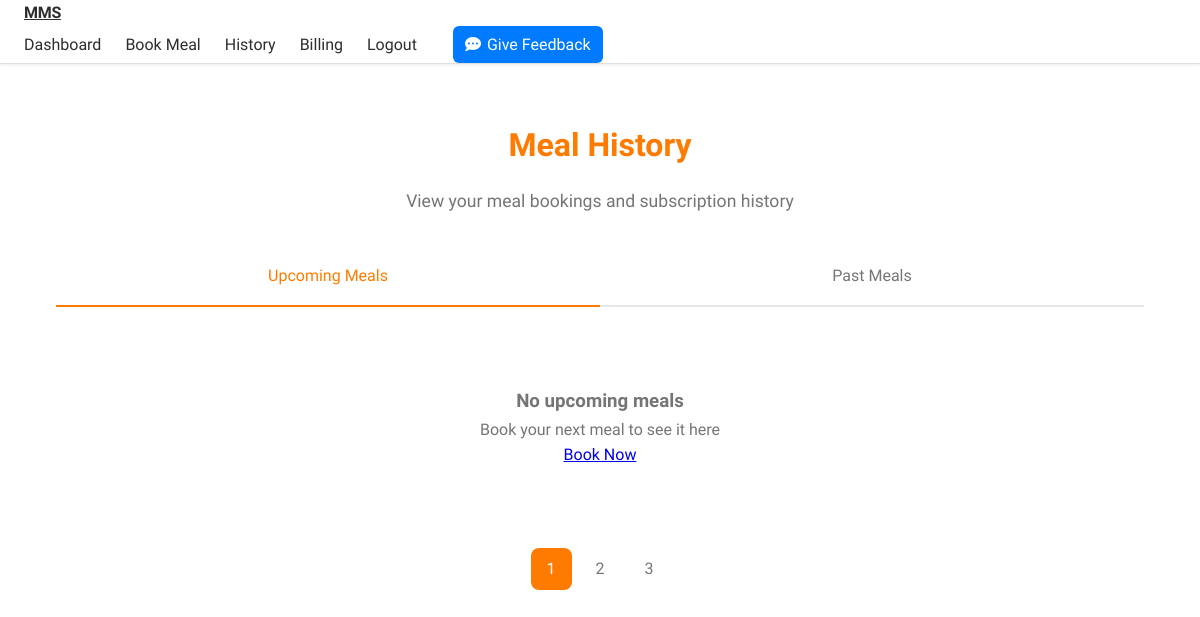
The page /meal-history (signed in) on the database as committed earlier.
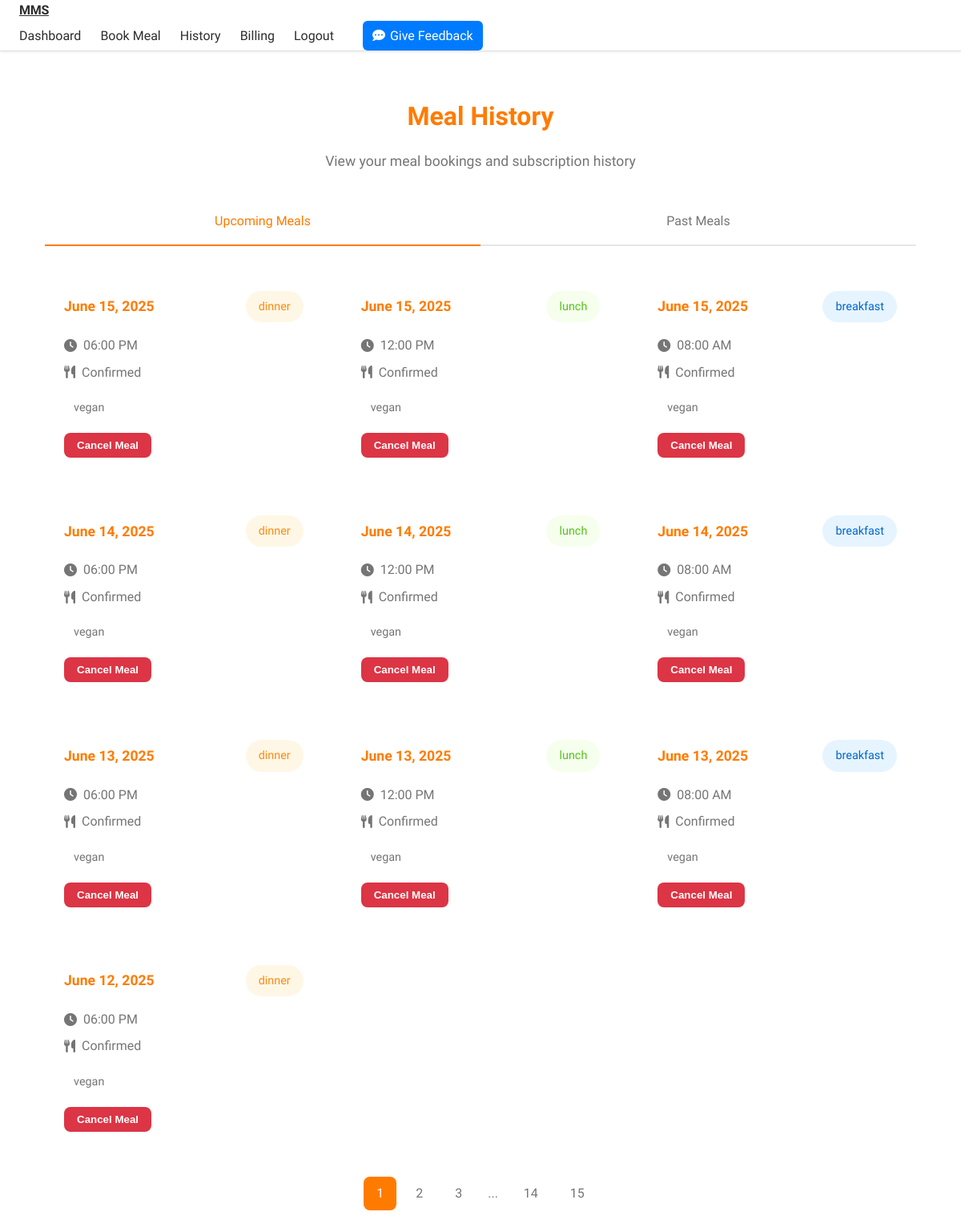
The same page on the database as committed later.
### models.py (models this page shows)
class Meal(db.Model):
    __tablename__ = 'meals'
    id = db.Column(db.Integer, primary_key=True)
    user_id = db.Column(db.Integer, db.ForeignKey('users.id'), nullable=False)
    meal_type = db.Column(db.String(20), nullable=False)  # breakfast, lunch, dinner
    meal_date = db.Column(db.DateTime, nullable=False)
    status = db.Column(db.String(20), default='pending')  # pending, confirmed, cancelled
    payment_status = db.Column(db.String(20), default='unpaid')  # unpaid, paid, refunded
    dietary_preferences = db.Column(db.String(200))
    created_at = db.Column(db.DateTime, default=datetime.utcnow)
    subscription_id = db.Column(db.Integer, db.ForeignKey('subscriptions.id'), nullable=True)

### routes/main.py (the view)
@main_bp.route('/meal-history')
@login_required
def meal_history():
    page = request.args.get('page', 1, type=int)
    status_filter = request.args.get('status', '')
    date_from = request.args.get('date_from', '')
    date_to = request.args.get('date_to', '')
    query = Meal.query.filter_by(user_id=current_user.id)
    if status_filter:
        query = query.filter_by(status=status_filter)
    if date_from:
        query = query.filter(Meal.meal_date >= datetime.strptime(date_from, '%Y-%m-%d'))
    if date_to:
        query = query.filter(Meal.meal_date <= datetime.strptime(date_to, '%Y-%m-%d'))
    meals = query.order_by(Meal.meal_date.desc()).paginate(
        page=page, per_page=10, error_out=False)
    return render_template('main/meal_history.html', meals=meals, now=datetime.utcnow())

### app.py (called while the page is built)
@login_manager.user_loader
def load_user(user_id):
    return User.query.get(int(user_id))

@app.before_request
def before_request():
    if current_user.is_authenticated:
        current_user.last_login = datetime.utcnow()
        db.session.commit()

### templates/main/meal_history.html (shortened to what this page needs)
{% extends "base.html" %}
{% block content %}
<div class="history-container">
    <div class="history-header">
        <h1 class="history-title">Meal History</h1>
        <p class="history-subtitle">View your meal bookings and subscription history</p>
    </div>
    <div class="history-tabs">
        <div class="history-tab active" data-content="upcoming">Upcoming Meals</div>
        <div class="history-tab" data-content="past">Past Meals</div>
    </div>
    <div id="upcoming" class="history-content active">
        <div class="meal-grid">
            {% set upcoming_meals = meals.items|selectattr('meal_date', 'ge', now)|list %}
            {% if not upcoming_meals %}
            <div class="glass-container no-meals">
                <h3>No upcoming meals</h3>
                <p>Book your next meal to see it here</p>
                <a href="{{ url_for('main.meal_booking') }}" class="action-btn">Book Now</a>
            </div>
            {% else %}
            {% for meal in upcoming_meals %}
            <div class="meal-card glass-container">
                <div class="meal-header">
                    <span class="meal-date">{{ meal.meal_date.strftime('%B %d, %Y') }}</span>
                    <span class="meal-type {{ meal.meal_type.lower() }}">{{ meal.meal_type }}</span>
                </div>
                <div class="meal-details">
                    <div class="meal-info">
                        <i class="fas fa-clock"></i>
                        <span>{{ meal.meal_date.strftime('%I:%M %p') }}</span>
                    </div>
                    <div class="meal-info">
                        <i class="fas fa-utensils"></i>
                        <span>{{ meal.status|title }}</span>
                    </div>
                    {% if meal.dietary_preferences %}
                    <div class="meal-preferences">
                        {% for pref in meal.dietary_preferences.split(',') %}
                        <span class="preference-tag">{{ pref.strip() }}</span>
                        {% endfor %}
                    </div>
                    {% endif %}
                    {% if meal.status != 'cancelled' and meal.meal_date > now %}
                    <form action="{{ url_for('main.cancel_meal', meal_id=meal.id) }}" method="POST" class="mt-3">
                        <button type="submit" class="btn btn-danger btn-sm" onclick="return confirm('Are you sure you want to cancel this meal?')">
                            Cancel Meal
                        </button>
                    </form>
                    {% endif %}
                </div>
            </div>
            {% endfor %}
            {% endif %}
        </div>
    </div>
            {% set past_meals = meals.items|selectattr('meal_date', 'lt', now)|list %}
    {% if meals.pages > 1 %}
    <div class="pagination-container">
        {% for page_num in meals.iter_pages(left_edge=2, left_current=2, right_current=2, right_edge=2) %}
        {% if page_num %}
            {% if page_num == meals.page %}
            <span class="page-item active">{{ page_num }}</span>
            {% else %}
            <a href="{{ url_for('main.meal_history', page=page_num) }}" class="page-item">{{ page_num }}</a>
            {% endif %}
        {% else %}
            <span class="page-item dots">...</span>
        {% endif %}
        {% endfor %}
    </div>
    {% endif %}
</div>
{% endblock %}

Rows that differ between the two databases and show on the page:
added Meal: meal_date "June 15, 2025", meal_type "dinner", meal_date "06:00 PM", status "Confirmed", strip "vegan"
added Meal: meal_date "June 15, 2025", meal_type "lunch", meal_date "12:00 PM", status "Confirmed", strip "vegan"
added Meal: meal_date "June 15, 2025", meal_type "breakfast", meal_date "08:00 AM", status "Confirmed", strip "vegan"
added Meal: meal_date "June 14, 2025", meal_type "dinner", meal_date "06:00 PM", status "Confirmed", strip "vegan"
added Meal: meal_date "June 14, 2025", meal_type "lunch", meal_date "12:00 PM", status "Confirmed", strip "vegan"
added Meal: meal_date "June 14, 2025", meal_type "breakfast", meal_date "08:00 AM", status "Confirmed", strip "vegan"
added Meal: meal_date "June 13, 2025", meal_type "dinner", meal_date "06:00 PM", status "Confirmed", strip "vegan"
added Meal: meal_date "June 13, 2025", meal_type "lunch", meal_date "12:00 PM", status "Confirmed", strip "vegan"
added Meal: meal_date "June 13, 2025", meal_type "breakfast", meal_date "08:00 AM", status "Confirmed", strip "vegan"
added Meal: meal_date "June 12, 2025", meal_type "dinner", meal_date "06:00 PM", status "Confirmed", strip "vegan"
Other text that changed with them:
new list line: "14"
new list line: "15"
text no longer shown: "No upcoming meals Book your next meal to see it here Book Now"
